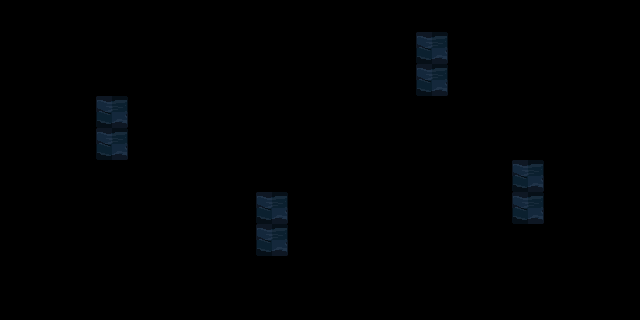

This game map was drawn from its Tiled (.tmx) file and the tilesets committed beside it. A one-line description and the full map source follow:
An orthogonal 20x10 tile map with 32x32 px tiles, 2 tile layers (Graphics, Grid), 2 tilesets and 13 objects (9x prop, 4x monster).

<map version="1.0" tiledversion="1.0.3" orientation="orthogonal" renderorder="right-down" width="20" height="10" tilewidth="32" tileheight="32" nextobjectid="26">
 <tileset firstgid="1" source="tiles.tsx" />
 <tileset firstgid="65" source="grid.tsx" />
 <layer name="Graphics" width="20" height="10">
  <data encoding="csv">
0,0,0,0,0,0,0,0,0,0,0,0,0,0,0,0,0,0,0,0,
0,0,0,0,0,0,0,0,0,0,0,0,0,21,0,0,0,0,0,0,
0,0,0,0,0,0,0,0,0,0,0,0,0,21,0,0,0,0,0,0,
0,0,0,21,0,0,0,0,0,0,0,0,0,0,0,0,0,0,0,0,
0,0,0,21,0,0,0,0,0,0,0,0,0,0,0,0,0,0,0,0,
0,0,0,0,0,0,0,0,0,0,0,0,0,0,0,0,21,0,0,0,
0,0,0,0,0,0,0,0,21,0,0,0,0,0,0,0,21,0,0,0,
0,0,0,0,0,0,0,0,21,0,0,0,0,0,0,0,0,0,0,0,
0,0,0,0,0,0,0,0,0,0,0,0,0,0,0,0,0,0,0,0,
0,0,0,0,0,0,0,0,0,0,0,0,0,0,0,0,0,0,0,0
</data>
 </layer>
 <layer name="Grid" width="20" height="10" opacity="0.25">
  <data encoding="csv">
0,0,0,0,0,0,0,0,0,0,0,0,0,0,0,0,0,0,0,0,
0,0,0,0,0,0,0,0,0,0,0,0,0,66,0,0,0,0,0,0,
0,0,0,0,0,0,0,0,0,0,0,0,0,66,0,0,0,0,0,0,
0,0,0,66,0,0,0,0,0,0,0,0,0,0,0,0,0,0,0,0,
0,0,0,66,0,0,0,0,0,0,0,0,0,0,0,0,0,0,0,0,
0,0,0,0,0,0,0,0,0,0,0,0,0,0,0,0,66,0,0,0,
0,0,0,0,0,0,0,0,66,0,0,0,0,0,0,0,66,0,0,0,
0,0,0,0,0,0,0,0,66,0,0,0,0,0,0,0,0,0,0,0,
0,0,0,0,0,0,0,0,0,0,0,0,0,0,0,0,0,0,0,0,
0,0,0,0,0,0,0,0,0,0,0,0,0,0,0,0,0,0,0,0
</data>
 </layer>
 <objectgroup name="Objects">
  <object id="12" name="block1" type="prop" x="128" y="192" width="32" height="32">
   <properties>
    <property name="chance" type="float" value="100" />
   </properties>
  </object>
  <object id="14" name="block1" type="prop" x="160" y="192" width="32" height="32">
   <properties>
    <property name="chance" type="float" value="100" />
   </properties>
  </object>
  <object id="15" name="box" type="prop" x="320" y="160" width="32" height="32">
   <properties>
    <property name="chance" type="float" value="100" />
   </properties>
  </object>
  <object id="16" name="box" type="prop" x="384" y="192" width="32" height="32">
   <properties>
    <property name="chance" type="float" value="100" />
   </properties>
  </object>
  <object id="17" name="box" type="prop" x="480" y="192" width="32" height="32">
   <properties>
    <property name="chance" type="float" value="100" />
   </properties>
  </object>
  <object id="18" name="block1" type="prop" x="224" y="128" width="32" height="32">
   <properties>
    <property name="chance" type="float" value="100" />
   </properties>
  </object>
  <object id="19" name="block1" type="prop" x="288" y="128" width="32" height="32">
   <properties>
    <property name="chance" type="float" value="100" />
   </properties>
  </object>
  <object id="20" name="block1" type="prop" x="352" y="128" width="32" height="32">
   <properties>
    <property name="chance" type="float" value="100" />
   </properties>
  </object>
  <object id="21" name="block1" type="prop" x="416" y="128" width="32" height="32">
   <properties>
    <property name="chance" type="float" value="100" />
   </properties>
  </object>
  <object id="22" name="Cultist" type="monster" x="544" y="160" width="32" height="32">
   <properties>
    <property name="chance" type="float" value="100" />
   </properties>
   <ellipse />
  </object>
  <object id="23" name="Cultist" type="monster" x="64" y="96" width="32" height="32">
   <properties>
    <property name="chance" type="float" value="100" />
   </properties>
   <ellipse />
  </object>
  <object id="24" name="Cultist" type="monster" x="384" y="64" width="32" height="32">
   <properties>
    <property name="chance" type="float" value="100" />
   </properties>
   <ellipse />
  </object>
  <object id="25" name="Cultist" type="monster" x="96" y="192" width="32" height="32">
   <properties>
    <property name="chance" type="float" value="100" />
   </properties>
   <ellipse />
  </object>
 </objectgroup>
</map>
